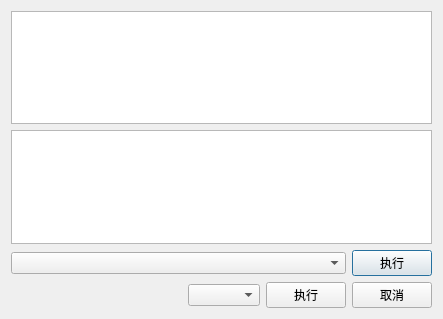
<?xml version="1.0" encoding="UTF-8"?>
<ui version="4.0">
 <class>w_sys_manage_outer_pay_set_sql</class>
 <widget class="QDialog" name="w_sys_manage_outer_pay_set_sql">
  <property name="geometry">
   <rect>
    <x>0</x>
    <y>0</y>
    <width>443</width>
    <height>319</height>
   </rect>
  </property>
  <property name="windowTitle">
   <string>Dialog</string>
  </property>
  <layout class="QVBoxLayout" name="verticalLayout">
   <item>
    <widget class="QTextEdit" name="textEdit"/>
   </item>
   <item>
    <widget class="QTextEdit" name="textEdit_2"/>
   </item>
   <item>
    <layout class="QHBoxLayout" name="horizontalLayout_2" stretch="1,0">
     <item>
      <widget class="lds_ComboBox" name="comboBox_sql_path"/>
     </item>
     <item>
      <widget class="QPushButton" name="pushButton_sql_run">
       <property name="text">
        <string>执行</string>
       </property>
      </widget>
     </item>
    </layout>
   </item>
   <item>
    <layout class="QHBoxLayout" name="horizontalLayout">
     <item>
      <spacer name="horizontalSpacer">
       <property name="orientation">
        <enum>Qt::Horizontal</enum>
       </property>
       <property name="sizeHint" stdset="0">
        <size>
         <width>40</width>
         <height>20</height>
        </size>
       </property>
      </spacer>
     </item>
     <item>
      <widget class="QComboBox" name="comboBox"/>
     </item>
     <item>
      <widget class="QPushButton" name="pushButton_ok">
       <property name="text">
        <string>执行</string>
       </property>
      </widget>
     </item>
     <item>
      <widget class="QPushButton" name="pushButton_cancel">
       <property name="text">
        <string>取消</string>
       </property>
      </widget>
     </item>
    </layout>
   </item>
  </layout>
 </widget>
 <customwidgets>
  <customwidget>
   <class>lds_ComboBox</class>
   <extends>QComboBox</extends>
   <header>lds_combobox.h</header>
  </customwidget>
 </customwidgets>
 <resources/>
 <connections/>
</ui>
